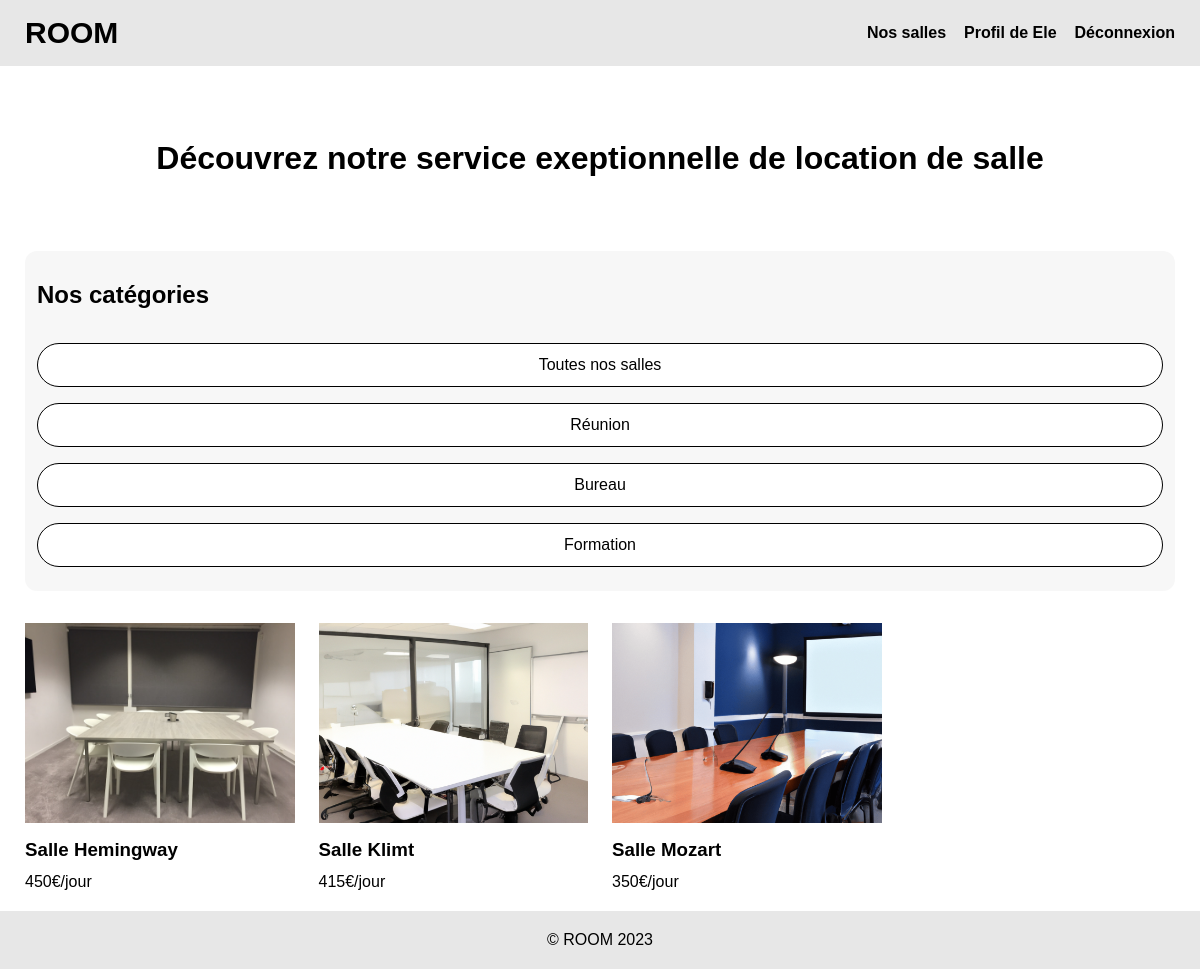
/?categorie=reunion (signed in), run on the app's committed database.
### tables this page shows
CREATE TABLE IF NOT EXISTS `salle` (
  `id_salle` int NOT NULL AUTO_INCREMENT,
  `titre` varchar(200) NOT NULL,
  `prix` int NOT NULL,
  `description` text NOT NULL,
  `photo` varchar(200) NOT NULL,
  `pays` varchar(20) NOT NULL,
  `ville` varchar(20) NOT NULL,
  `adresse` varchar(20) NOT NULL,
  `cp` int NOT NULL,
  `capacite` int NOT NULL,
  `categorie` enum('reunion','bureau','formation','') NOT NULL,
  PRIMARY KEY (`id_salle`)
);

### include/affichage.php (called while the page is built, shortened)
<?php
    $afficheCards = $pdo->query("SELECT DISTINCT titre, description, prix, id_salle, photo, categorie FROM salle ORDER BY titre ASC");

### index.php (the view, shortened to what this page needs)
<?php
require_once('include/init.php');
require_once('include/affichage.php');
?>
<?php require_once('include/header.php');?>
    <div class="globalContainer">
            <main>
                <h1>Découvrez notre service exeptionnelle de location de salle</h1>
                <div class="containerProduitFiltre">
                    <div class="containerFiltre">
                        <div class="filtreContainer">
                            <h2>Nos catégories</h2>
                            <a href="<?= URL?>?categories">Toutes nos salles</a>
                            <a href="<?= URL?>?categorie=reunion">Réunion</a>
                            <a href="<?= URL?>?categorie=bureau">Bureau</a>
                            <a href="<?= URL?>?categorie=formation">Formation</a>
                        </div>
                    </div>
                    <?php if(isset($_GET['categorie']) && $_GET['categorie']== "reunion"):?>
                        <div class="containerProduit">
                            <div class="gridProduit">
                                <?php while($cards = $afficheCards ->fetch(PDO::FETCH_ASSOC)): ?>
                                    <?php if($cards['categorie']=='reunion') :?>
                                        <a href="fiche_produit.php?id_salle=<?= $cards['id_salle']?>" class="containerCardSAlle">
                                            <div class="containerImage">
                                                <img src="<?= URL ?>img/<?= $cards['photo']?>" alt="">
                                            </div>
                                            <div class="titreSalle">
                                                <h3>Salle <?= $cards['titre'] ?></h3>
                                            </div>
                                            <p class="prix"><?= $cards['prix'] ?>€/jour</p>
                                        </a>
                                    <?php endif;?>
                                <?php endwhile;?>
                            </div>
                        </div>
                    <?php endif;?>
                </div>
            </main>
    </div>
<?php require_once('include/footer.php');?>

### css/style.css (style rules this page uses)
* { box-sizing: border-box; margin: 0; padding : 0; list-style: none; }
a, a:hover, a:active, a:visited { text-decoration: none; color: black; }
body { min-height: 100dvh; display: flex; flex-direction: column; justify-content: space-between; font-family: 'Gill Sans', 'Gill Sans MT', Calibri, 'Trebuchet MS', sans-serif; }
h1 { padding : 24px 0; text-align: center; margin: 30px 0 50px; }
h2 { padding : 18px 0; }
h3 { padding : 12px 0; }
main { padding : 20px 25px; }
.globalContainer { display: flex; flex-direction: column; justify-content: space-between; flex:1; }

### css/index.css (style rules this page uses)
.containerProduitFiltre { display: flex; gap: 32px; }
.containerFiltre { flex: 1; }
.containerProduit { flex: 3; }
.gridProduit { display: grid; grid-template-columns: repeat(4, minmax(170px, 300px)); gap : 24px; width: fit-content; margin: auto; }
.containerCardSAlle { display : flex; flex-direction: column; gap: 12px; }
.containerCardSAlle h3 { padding: 0; }
.containerImage img { width: 100%; object-fit: cover; height: 200px; }
@media (max-width : 1200px) { .containerProduitFiltre { flex-direction: column; } }

### css/filtres.css (style rules this page uses)
.containerFiltre { padding: 12px; padding-bottom: 24px; border-radius: 12px; background-color: rgba(231, 231, 231, 0.342); height: fit-content; }
.filtreContainer { display: flex; flex-direction: column; gap: 16px; }
.filtreContainer a { display: inline; padding: 12px; border:1px solid black; text-align: center; border-radius: 24px; background-color: white; }

### data on the page
salle: photo (picture), titre "Hemingway", prix "450"
salle: photo (picture), titre "Klimt", prix "415"
salle: photo (picture), titre "Mozart", prix "350"

### other printed values
$_SESSION['user']['pseudo'] "Ele"
